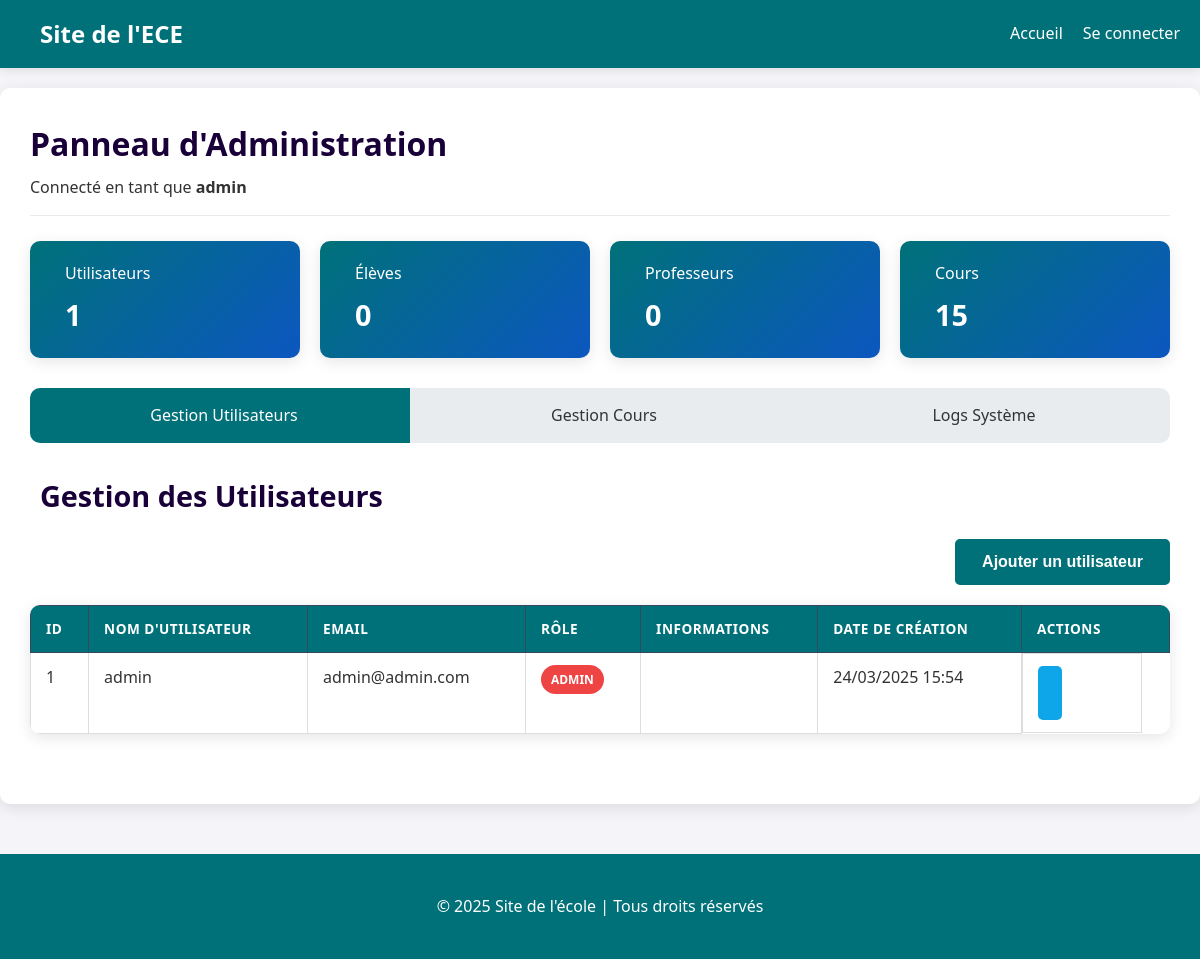
Screenshot of /pages/admin.php (signed in) with the database file from the repository.
### tables this page shows
CREATE TABLE IF NOT EXISTS users (
    id INT AUTO_INCREMENT PRIMARY KEY,
    username VARCHAR(50) NOT NULL UNIQUE,
    email VARCHAR(100) NOT NULL UNIQUE,
    password VARCHAR(255) NOT NULL,
    role ENUM('eleve', 'prof', 'admin') NOT NULL DEFAULT 'eleve',
    created_at TIMESTAMP DEFAULT CURRENT_TIMESTAMP
);

### pages/admin.php (the view, shortened to what this page needs)
<?php
require_once('../config/db.php');
$active_section = isset($_GET['section']) ? $_GET['section'] : 'users';
$stmt = $pdo->query("SELECT u.id, u.username, u.email, u.role, u.created_at,
                     e.nom as eleve_nom, e.prenom as eleve_prenom, e.classe as eleve_classe, e.date_naissance as eleve_naissance,
                     p.nom as prof_nom, p.prenom as prof_prenom, p.matiere as prof_matiere, p.date_naissance as prof_naissance
                     FROM users u
                     LEFT JOIN eleves e ON u.id = e.user_id
                     LEFT JOIN profs p ON u.id = p.user_id
                     ORDER BY u.created_at DESC");
$users = $stmt->fetchAll(PDO::FETCH_ASSOC);
$totalUsers = $pdo->query("SELECT COUNT(*) FROM users")->fetchColumn();
$totalStudents = $pdo->query("SELECT COUNT(*) FROM users WHERE role = 'eleve'")->fetchColumn();
$totalTeachers = $pdo->query("SELECT COUNT(*) FROM users WHERE role = 'prof'")->fetchColumn();
$totalCourses = $pdo->query("SELECT COUNT(*) FROM cours")->fetchColumn();
include('../includes/header.php');
?>
<div class="admin-dashboard">
    <div class="admin-header">
        <h1>Panneau d'Administration</h1>
        <p>Connecté en tant que <strong><?php echo htmlspecialchars($_SESSION['username']); ?></strong></p>
    </div>
    <div class="dashboard-stats">
        <div class="stat-card">
            <div class="stat-info">
                <h3>Utilisateurs</h3>
                <p><?php echo $totalUsers; ?></p>
            </div>
        </div>
        <div class="stat-card">
            <div class="stat-info">
                <h3>Élèves</h3>
                <p><?php echo $totalStudents; ?></p>
            </div>
        </div>
        <div class="stat-card">
            <div class="stat-info">
                <h3>Professeurs</h3>
                <p><?php echo $totalTeachers; ?></p>
            </div>
        </div>
        <div class="stat-card">
            <div class="stat-info">
                <h3>Cours</h3>
                <p><?php echo $totalCourses; ?></p>
            </div>
        </div>
    </div>
    <div class="admin-nav">
        <a href="?section=users" class="nav-item <?php echo $active_section === 'users' ? 'active' : ''; ?>">
            <i class="fas fa-user-cog"></i> Gestion Utilisateurs
        </a>
        <a href="?section=cours" class="nav-item <?php echo $active_section === 'cours' ? 'active' : ''; ?>">
            <i class="fas fa-book"></i> Gestion Cours
        </a>
        <a href="?section=logs" class="nav-item <?php echo $active_section === 'logs' ? 'active' : ''; ?>">
            <i class="fas fa-clipboard-list"></i> Logs Système
        </a>
    </div>
    <div class="admin-sections">
        <div class="admin-section <?php echo $active_section === 'users' ? 'active' : ''; ?>">
            <h2><i class="fas fa-user-cog"></i> Gestion des Utilisateurs</h2>
            <div class="section-actions">
                <button class="btn btn-primary" id="showAddUserForm">
                    <i class="fas fa-user-plus"></i> Ajouter un utilisateur
                </button>
            </div>
            <div class="user-list">
                <table class="data-table">
                    <thead>
                        <tr>
                            <th>ID</th>
                            <th>Nom d'utilisateur</th>
                            <th>Email</th>
                            <th>Rôle</th>
                            <th>Informations</th>
                            <th>Date de création</th>
                            <th>Actions</th>
                        </tr>
                    </thead>
                    <tbody>
                        <?php foreach ($users as $user): ?>
                        <tr>
                            <td><?php echo $user['id']; ?></td>
                            <td><?php echo htmlspecialchars($user['username']); ?></td>
                            <td><?php echo htmlspecialchars($user['email']); ?></td>
                            <td>
                                <span class="role-badge role-<?php echo $user['role']; ?>">
                                    <?php echo ucfirst($user['role']); ?>
                                </span>
                            </td>
                            <td>
                            </td>
                            <td><?php echo date('d/m/Y H:i', strtotime($user['created_at'])); ?></td>
                            <td class="actions">
                                <button class="btn btn-sm btn-info edit-user"
                                        data-id="<?php echo $user['id']; ?>"
                                        data-username="<?php echo htmlspecialchars($user['username']); ?>"
                                        data-email="<?php echo htmlspecialchars($user['email']); ?>"
                                        data-role="<?php echo $user['role']; ?>"
                                        data-eleve-nom="<?php echo htmlspecialchars($user['eleve_nom'] ?? ''); ?>"
                                        data-eleve-prenom="<?php echo htmlspecialchars($user['eleve_prenom'] ?? ''); ?>"
                                        data-eleve-naissance="<?php echo $user['eleve_naissance'] ?? ''; ?>"
                                        data-eleve-classe="<?php echo htmlspecialchars($user['eleve_classe'] ?? ''); ?>"
                                        data-prof-nom="<?php echo htmlspecialchars($user['prof_nom'] ?? ''); ?>"
                                        data-prof-prenom="<?php echo htmlspecialchars($user['prof_prenom'] ?? ''); ?>"
                                        data-prof-naissance="<?php echo $user['prof_naissance'] ?? ''; ?>"
                                        data-prof-matiere="<?php echo htmlspecialchars($user['prof_matiere'] ?? ''); ?>">
                                </button>
                            </td>
                        </tr>
                        <?php endforeach; ?>
                    </tbody>
                </table>
            </div>
        </div>
    </div>
</div>
<?php
include('../includes/footer.php');
?>

### css/style.css (style rules this page uses)
:root { --primary: #007179; --primary-dark: #0c57c0; --secondary: #190038; --secondary-dark: #e04347; --light: #f4f4f9; --dark: #333; --gray: #535252; --light-gray: #e9ecef; --white: #ffffff; --shadow: 0 4px 15px rgba(0, 0, 0, 0.1); --shadow-strong: 0 8px 30px rgba(0, 0, 0, 0.1); --border-radius: 10px; --transition: all 0.3s ease; }
* { margin: 0; padding: 0; box-sizing: border-box; }
body { font-family: 'Segoe UI', Roboto, 'Helvetica Neue', Arial, sans-serif; margin: 0; padding: 0; background-color: var(--light); color: var(--dark); line-height: 1.6; }
h1, h2, h3, h4, h5, h6 { font-weight: 600; margin-bottom: 15px; }
h2 { font-size: 2.5rem; text-align: center; margin-bottom: 2rem; }
.btn { display: inline-block; padding: 12px 25px; border-radius: 5px; text-decoration: none; font-weight: 600; cursor: pointer; transition: var(--transition); text-align: center; border: none; font-size: 16px; }
.btn-primary { background-color: var(--primary); color: var(--white); border: 2px solid var(--primary); }
.admin-dashboard { padding: 30px; background-color: var(--white); border-radius: var(--border-radius); box-shadow: var(--shadow); margin: 20px auto; max-width: 1400px; }
.admin-header { margin-bottom: 25px; padding-bottom: 15px; border-bottom: 1px solid var(--light-gray); }
.admin-header h1 { color: var(--secondary); font-size: 2rem; margin-bottom: 5px; }
.dashboard-stats { display: grid; grid-template-columns: repeat(auto-fit, minmax(200px, 1fr)); gap: 20px; margin-bottom: 30px; }
.stat-card { background: linear-gradient(135deg, var(--primary), var(--primary-dark)); color: var(--white); padding: 20px; border-radius: var(--border-radius); display: flex; align-items: center; box-shadow: var(--shadow); transition: transform 0.3s ease; }
.stat-info h3 { font-size: 1rem; margin-bottom: 5px; font-weight: 500; }
.stat-info p { font-size: 1.8rem; font-weight: 700; }
.admin-nav { display: flex; background-color: var(--light-gray); border-radius: var(--border-radius); margin-bottom: 30px; overflow: hidden; }
.nav-item { padding: 15px 20px; color: var(--dark); text-decoration: none; flex: 1; text-align: center; transition: var(--transition); font-weight: 500; display: flex; align-items: center; justify-content: center; }
.nav-item.active { background-color: var(--primary); color: var(--white); }
.admin-section { display: none; margin-bottom: 40px; }
.admin-section.active { display: block; }
.admin-section h2 { display: flex; align-items: center; font-size: 1.8rem; margin-bottom: 20px; color: var(--secondary); text-align: left; }
.section-actions { margin-bottom: 20px; display: flex; justify-content: flex-end; }
.data-table { width: 100%; border-collapse: collapse; margin-bottom: 30px; box-shadow: var(--shadow); border-radius: var(--border-radius); overflow: hidden; }
.data-table th, .data-table td { padding: 12px 15px; text-align: left; }
.data-table th { background-color: var(--primary); color: var(--white); font-weight: 600; text-transform: uppercase; font-size: 0.85rem; letter-spacing: 0.5px; }
.data-table td.actions { white-space: nowrap; width: 120px; }
.role-badge { display: inline-block; padding: 5px 10px; border-radius: 50px; font-size: 0.75rem; font-weight: 600; text-transform: uppercase; }
.role-admin { background-color: #ef4444; color: white; }
.btn-sm { padding: 6px 12px; font-size: 0.85rem; }
.btn-info { background-color: #0ea5e9; color: white; border: none; }
.admin-section.active { animation: fadeIn 0.5s; }
.actions { display: flex; gap: 10px; }
table { width: 100%; border-collapse: collapse; }
th { background-color: #2c3e50; color: white; padding: 12px; text-align: center; font-weight: 500; border: 1px solid #34495e; }
td { border: 1px solid #ddd; padding: 10px; vertical-align: top; height: 80px; }

### rows the page displays
users: id "1", username "admin", email "admin@admin.com", role "ADMIN", created_at "24/03/2025 15:54"

### other values shown
$_SESSION['username'] "admin"
$totalUsers "1"
$totalStudents "0"
$totalTeachers "0"
$totalCourses "15"
